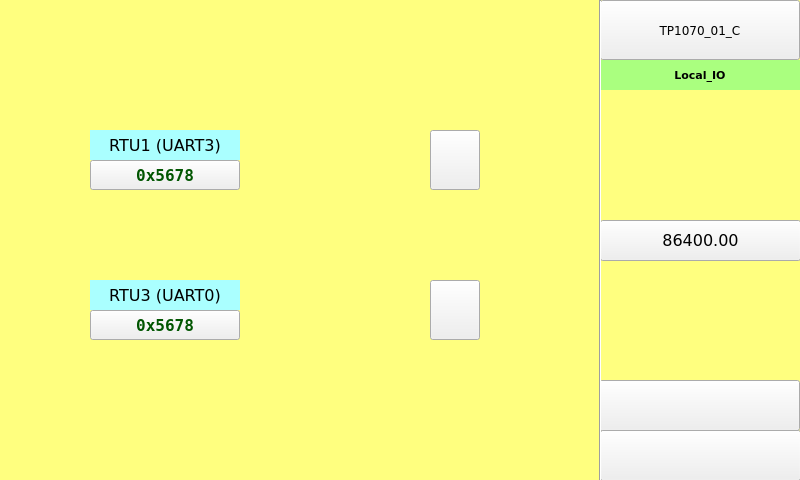
<?xml version="1.0" encoding="UTF-8"?>
<ui version="4.0">
 <class>page100</class>
 <widget class="QWidget" name="page100">
  <property name="geometry">
   <rect>
    <x>0</x>
    <y>0</y>
    <width>800</width>
    <height>480</height>
   </rect>
  </property>
  <property name="minimumSize">
   <size>
    <width>800</width>
    <height>480</height>
   </size>
  </property>
  <property name="maximumSize">
   <size>
    <width>800</width>
    <height>480</height>
   </size>
  </property>
  <property name="windowTitle">
   <string>page100</string>
  </property>
  <property name="styleSheet">
   <string notr="true">QWidget#page100
{
	background-color: rgb(255, 255, 127);
}
</string>
  </property>
  <widget class="ATCMbutton" name="atcmButton_6">
   <property name="geometry">
    <rect>
     <x>600</x>
     <y>0</y>
     <width>200</width>
     <height>60</height>
    </rect>
   </property>
   <property name="font">
    <font>
     <family>DejaVu Sans</family>
     <pointsize>9</pointsize>
     <weight>50</weight>
     <bold>false</bold>
    </font>
   </property>
   <property name="toolTip">
    <string/>
   </property>
   <property name="whatsThis">
    <string>ATCMbutton widget</string>
   </property>
   <property name="pageName">
    <string>menu</string>
   </property>
   <property name="statusvar">
    <string/>
   </property>
   <property name="viewStatus">
    <bool>false</bool>
   </property>
   <property name="refresh">
    <number>200</number>
   </property>
   <property name="visibilityVar">
    <string/>
   </property>
   <property name="bgColor">
    <color>
     <red>170</red>
     <green>255</green>
     <blue>255</blue>
    </color>
   </property>
   <property name="borderColor">
    <color>
     <red>0</red>
     <green>0</green>
     <blue>0</blue>
    </color>
   </property>
   <property name="text">
    <string>TP1070_01_C</string>
   </property>
   <property name="pressText">
    <string>TP1070_01_C</string>
   </property>
   <property name="borderWidth">
    <number>1</number>
   </property>
   <property name="borderRadius">
    <number>0</number>
   </property>
   <property name="apparence">
    <enum>QFrame::Raised</enum>
   </property>
  </widget>
  <widget class="QLabel" name="label_Qt_Project">
   <property name="geometry">
    <rect>
     <x>600</x>
     <y>60</y>
     <width>200</width>
     <height>30</height>
    </rect>
   </property>
   <property name="font">
    <font>
     <family>DejaVu Sans</family>
     <pointsize>8</pointsize>
     <weight>75</weight>
     <bold>true</bold>
    </font>
   </property>
   <property name="styleSheet">
    <string notr="true">background-color: rgb(170, 255, 127);</string>
   </property>
   <property name="text">
    <string>Local_IO</string>
   </property>
   <property name="alignment">
    <set>Qt::AlignCenter</set>
   </property>
  </widget>
  <widget class="Line" name="line_6">
   <property name="geometry">
    <rect>
     <x>590</x>
     <y>0</y>
     <width>20</width>
     <height>481</height>
    </rect>
   </property>
   <property name="font">
    <font>
     <family>DejaVu Sans</family>
     <pointsize>8</pointsize>
    </font>
   </property>
   <property name="orientation">
    <enum>Qt::Vertical</enum>
   </property>
  </widget>
  <widget class="ATCMlabel" name="atcmLabel_42">
   <property name="geometry">
    <rect>
     <x>90</x>
     <y>160</y>
     <width>150</width>
     <height>30</height>
    </rect>
   </property>
   <property name="font">
    <font>
     <family>DejaVu Sans Mono</family>
     <pointsize>12</pointsize>
     <weight>75</weight>
     <bold>true</bold>
    </font>
   </property>
   <property name="text">
    <string>0x5678</string>
   </property>
   <property name="styleSheet">
    <string notr="true">color: rgb(0, 85, 0);</string>
   </property>
   <property name="toolTip">
    <string>RTU_HEARTBEAT</string>
   </property>
   <property name="whatsThis">
    <string>ATCMlabel widget</string>
   </property>
   <property name="variable">
    <string>RTU_HEARTBEAT</string>
   </property>
   <property name="refresh">
    <number>200</number>
   </property>
   <property name="max">
    <string>0</string>
   </property>
   <property name="min">
    <string>0</string>
   </property>
   <property name="viewStatus">
    <bool>false</bool>
   </property>
   <property name="visibilityVar">
    <string/>
   </property>
   <property name="bgColor">
    <color>
     <red>170</red>
     <green>255</green>
     <blue>255</blue>
    </color>
   </property>
   <property name="fontColor">
    <color>
     <red>0</red>
     <green>0</green>
     <blue>0</blue>
    </color>
   </property>
   <property name="borderWidth">
    <number>0</number>
   </property>
   <property name="borderRadius">
    <number>0</number>
   </property>
   <property name="format">
    <enum>ATCMlabel::Dec</enum>
   </property>
  </widget>
  <widget class="ATCMbutton" name="atcmButton_7">
   <property name="geometry">
    <rect>
     <x>430</x>
     <y>130</y>
     <width>50</width>
     <height>60</height>
    </rect>
   </property>
   <property name="font">
    <font>
     <family>DejaVu Sans</family>
     <pointsize>8</pointsize>
    </font>
   </property>
   <property name="checkable">
    <bool>true</bool>
   </property>
   <property name="toolTip">
    <string>RTU_RTU_WR</string>
   </property>
   <property name="whatsThis">
    <string>ATCMbutton widget</string>
   </property>
   <property name="pageName">
    <string/>
   </property>
   <property name="passwordVar">
    <string/>
   </property>
   <property name="statusvar">
    <string>RTU_RTU_WR</string>
   </property>
   <property name="viewStatus">
    <bool>false</bool>
   </property>
   <property name="visibilityVar">
    <string/>
   </property>
   <property name="bgColor">
    <color>
     <red>255</red>
     <green>0</green>
     <blue>0</blue>
    </color>
   </property>
   <property name="bgPressColor">
    <color>
     <red>85</red>
     <green>255</green>
     <blue>0</blue>
    </color>
   </property>
   <property name="text">
    <string/>
   </property>
   <property name="pressText">
    <string/>
   </property>
   <property name="borderWidth">
    <number>0</number>
   </property>
   <property name="borderRadius">
    <number>0</number>
   </property>
   <property name="apparence">
    <enum>QFrame::Raised</enum>
   </property>
  </widget>
  <widget class="ATCMled" name="atcmLed_26">
   <property name="geometry">
    <rect>
     <x>310</x>
     <y>130</y>
     <width>50</width>
     <height>60</height>
    </rect>
   </property>
   <property name="toolTip">
    <string>RTU_RTU_RD</string>
   </property>
   <property name="whatsThis">
    <string>ATCMled widget</string>
   </property>
   <property name="font">
    <font>
     <family>DejaVu Sans</family>
     <pointsize>6</pointsize>
    </font>
   </property>
   <property name="variable">
    <string>RTU_RTU_RD</string>
   </property>
   <property name="refresh">
    <number>500</number>
   </property>
   <property name="viewStatus">
    <bool>false</bool>
   </property>
   <property name="visibilityVar">
    <string/>
   </property>
   <property name="onIcon">
    <iconset>
     <normaloff>:/on.png</normaloff>:/on.png</iconset>
   </property>
   <property name="offIcon">
    <iconset>
     <normaloff>:/off.png</normaloff>:/off.png</iconset>
   </property>
  </widget>
  <widget class="QLabel" name="label_30">
   <property name="geometry">
    <rect>
     <x>90</x>
     <y>130</y>
     <width>150</width>
     <height>30</height>
    </rect>
   </property>
   <property name="font">
    <font>
     <family>DejaVu Sans</family>
     <pointsize>12</pointsize>
     <weight>50</weight>
     <bold>false</bold>
    </font>
   </property>
   <property name="styleSheet">
    <string notr="true">background-color: rgb(170, 255, 255);</string>
   </property>
   <property name="text">
    <string>RTU1 (UART3)</string>
   </property>
   <property name="alignment">
    <set>Qt::AlignCenter</set>
   </property>
  </widget>
  <widget class="ATCMlabel" name="atcmLabel_43">
   <property name="geometry">
    <rect>
     <x>90</x>
     <y>310</y>
     <width>150</width>
     <height>30</height>
    </rect>
   </property>
   <property name="font">
    <font>
     <family>DejaVu Sans Mono</family>
     <pointsize>12</pointsize>
     <weight>75</weight>
     <bold>true</bold>
    </font>
   </property>
   <property name="text">
    <string>0x5678</string>
   </property>
   <property name="styleSheet">
    <string notr="true">color: rgb(0, 85, 0);</string>
   </property>
   <property name="toolTip">
    <string>TPLC005_LIFETIME</string>
   </property>
   <property name="whatsThis">
    <string>ATCMlabel widget</string>
   </property>
   <property name="variable">
    <string>TPLC005_LIFETIME</string>
   </property>
   <property name="refresh">
    <number>200</number>
   </property>
   <property name="max">
    <string>0</string>
   </property>
   <property name="min">
    <string>0</string>
   </property>
   <property name="viewStatus">
    <bool>false</bool>
   </property>
   <property name="visibilityVar">
    <string/>
   </property>
   <property name="bgColor">
    <color>
     <red>170</red>
     <green>255</green>
     <blue>255</blue>
    </color>
   </property>
   <property name="fontColor">
    <color>
     <red>0</red>
     <green>0</green>
     <blue>0</blue>
    </color>
   </property>
   <property name="borderWidth">
    <number>0</number>
   </property>
   <property name="borderRadius">
    <number>0</number>
   </property>
   <property name="format">
    <enum>ATCMlabel::Dec</enum>
   </property>
  </widget>
  <widget class="ATCMbutton" name="atcmButton_8">
   <property name="geometry">
    <rect>
     <x>430</x>
     <y>280</y>
     <width>50</width>
     <height>60</height>
    </rect>
   </property>
   <property name="font">
    <font>
     <family>DejaVu Sans</family>
     <pointsize>8</pointsize>
    </font>
   </property>
   <property name="checkable">
    <bool>true</bool>
   </property>
   <property name="toolTip">
    <string>TPLC005_DigOut_4</string>
   </property>
   <property name="whatsThis">
    <string>ATCMbutton widget</string>
   </property>
   <property name="pageName">
    <string/>
   </property>
   <property name="passwordVar">
    <string/>
   </property>
   <property name="statusvar">
    <string>TPLC005_DigOut_4</string>
   </property>
   <property name="viewStatus">
    <bool>false</bool>
   </property>
   <property name="visibilityVar">
    <string/>
   </property>
   <property name="bgColor">
    <color>
     <red>255</red>
     <green>0</green>
     <blue>0</blue>
    </color>
   </property>
   <property name="bgPressColor">
    <color>
     <red>85</red>
     <green>255</green>
     <blue>0</blue>
    </color>
   </property>
   <property name="text">
    <string/>
   </property>
   <property name="pressText">
    <string/>
   </property>
   <property name="borderWidth">
    <number>0</number>
   </property>
   <property name="borderRadius">
    <number>0</number>
   </property>
   <property name="apparence">
    <enum>QFrame::Raised</enum>
   </property>
  </widget>
  <widget class="ATCMled" name="atcmLed_27">
   <property name="geometry">
    <rect>
     <x>310</x>
     <y>280</y>
     <width>50</width>
     <height>60</height>
    </rect>
   </property>
   <property name="toolTip">
    <string>TPLC005_DigIn_3</string>
   </property>
   <property name="whatsThis">
    <string>ATCMled widget</string>
   </property>
   <property name="font">
    <font>
     <family>DejaVu Sans</family>
     <pointsize>6</pointsize>
    </font>
   </property>
   <property name="variable">
    <string>TPLC005_DigIn_3</string>
   </property>
   <property name="refresh">
    <number>500</number>
   </property>
   <property name="viewStatus">
    <bool>false</bool>
   </property>
   <property name="visibilityVar">
    <string/>
   </property>
   <property name="onIcon">
    <iconset>
     <normaloff>:/on.png</normaloff>:/on.png</iconset>
   </property>
   <property name="offIcon">
    <iconset>
     <normaloff>:/off.png</normaloff>:/off.png</iconset>
   </property>
  </widget>
  <widget class="QLabel" name="label_31">
   <property name="geometry">
    <rect>
     <x>90</x>
     <y>280</y>
     <width>150</width>
     <height>30</height>
    </rect>
   </property>
   <property name="font">
    <font>
     <family>DejaVu Sans</family>
     <pointsize>12</pointsize>
     <weight>50</weight>
     <bold>false</bold>
    </font>
   </property>
   <property name="styleSheet">
    <string notr="true">background-color: rgb(170, 255, 255);</string>
   </property>
   <property name="text">
    <string>RTU3 (UART0)</string>
   </property>
   <property name="alignment">
    <set>Qt::AlignCenter</set>
   </property>
  </widget>
  <widget class="ATCMdate" name="atcmDate_2">
   <property name="geometry">
    <rect>
     <x>599</x>
     <y>380</y>
     <width>201</width>
     <height>51</height>
    </rect>
   </property>
   <property name="font">
    <font>
     <family>DejaVu Sans</family>
     <pointsize>12</pointsize>
    </font>
   </property>
   <property name="toolTip">
    <string>ATCM QDate</string>
   </property>
   <property name="whatsThis">
    <string>ATCMdate widget</string>
   </property>
   <property name="bgColor">
    <color>
     <red>170</red>
     <green>255</green>
     <blue>127</blue>
    </color>
   </property>
   <property name="borderWidth">
    <number>0</number>
   </property>
   <property name="borderRadius">
    <number>0</number>
   </property>
  </widget>
  <widget class="ATCMtime" name="atcmTime_2">
   <property name="geometry">
    <rect>
     <x>600</x>
     <y>430</y>
     <width>201</width>
     <height>51</height>
    </rect>
   </property>
   <property name="font">
    <font>
     <family>DejaVu Sans</family>
     <pointsize>12</pointsize>
    </font>
   </property>
   <property name="toolTip">
    <string>ATCM QTime</string>
   </property>
   <property name="whatsThis">
    <string>ATCMtime widget</string>
   </property>
   <property name="bgColor">
    <color>
     <red>170</red>
     <green>255</green>
     <blue>127</blue>
    </color>
   </property>
   <property name="borderWidth">
    <number>0</number>
   </property>
   <property name="borderRadius">
    <number>0</number>
   </property>
  </widget>
  <widget class="ATCMlabel" name="atcmLabel_PLC_time_2">
   <property name="geometry">
    <rect>
     <x>600</x>
     <y>220</y>
     <width>201</width>
     <height>41</height>
    </rect>
   </property>
   <property name="font">
    <font>
     <family>DejaVu Sans</family>
     <pointsize>12</pointsize>
     <weight>50</weight>
     <bold>false</bold>
    </font>
   </property>
   <property name="text">
    <string>86400.00</string>
   </property>
   <property name="toolTip">
    <string>PLC_time</string>
   </property>
   <property name="whatsThis">
    <string>ATCMlabel widget</string>
   </property>
   <property name="variable">
    <string>PLC_time</string>
   </property>
   <property name="refresh">
    <number>500</number>
   </property>
   <property name="max">
    <string>0</string>
   </property>
   <property name="min">
    <string>0</string>
   </property>
   <property name="viewStatus">
    <bool>false</bool>
   </property>
   <property name="visibilityVar">
    <string/>
   </property>
   <property name="bgColor">
    <color>
     <red>170</red>
     <green>255</green>
     <blue>255</blue>
    </color>
   </property>
   <property name="borderWidth">
    <number>0</number>
   </property>
   <property name="borderRadius">
    <number>0</number>
   </property>
  </widget>
  <zorder>atcmButton_6</zorder>
  <zorder>label_Qt_Project</zorder>
  <zorder>atcmLabel_42</zorder>
  <zorder>atcmButton_7</zorder>
  <zorder>atcmLed_26</zorder>
  <zorder>label_30</zorder>
  <zorder>atcmLabel_43</zorder>
  <zorder>atcmButton_8</zorder>
  <zorder>atcmLed_27</zorder>
  <zorder>label_31</zorder>
  <zorder>atcmDate_2</zorder>
  <zorder>atcmTime_2</zorder>
  <zorder>atcmLabel_PLC_time_2</zorder>
  <zorder>line_6</zorder>
 </widget>
 <customwidgets>
  <customwidget>
   <class>ATCMbutton</class>
   <extends>QPushButton</extends>
   <header>atcmplugin.h</header>
  </customwidget>
  <customwidget>
   <class>ATCMdate</class>
   <extends>QPushButton</extends>
   <header>atcmplugin.h</header>
  </customwidget>
  <customwidget>
   <class>ATCMlabel</class>
   <extends>QPushButton</extends>
   <header>atcmplugin.h</header>
  </customwidget>
  <customwidget>
   <class>ATCMled</class>
   <extends>QLabel</extends>
   <header>atcmplugin.h</header>
  </customwidget>
  <customwidget>
   <class>ATCMtime</class>
   <extends>QPushButton</extends>
   <header>atcmplugin.h</header>
  </customwidget>
 </customwidgets>
 <resources/>
 <connections>
  <connection>
   <sender>atcmButton_6</sender>
   <signal>newPage(const char*,bool)</signal>
   <receiver>page100</receiver>
   <slot>goto_page(const char*,bool)</slot>
   <hints>
    <hint type="sourcelabel">
     <x>20</x>
     <y>20</y>
    </hint>
    <hint type="destinationlabel">
     <x>20</x>
     <y>20</y>
    </hint>
   </hints>
  </connection>
 </connections>
 <slots>
  <slot>goto_page(const char*,bool)</slot>
 </slots>
</ui>
